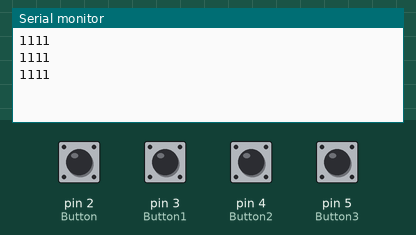
A sketch run on a simulated Arduino Uno, built with avr-gcc and run on an emulated ATmega328P. On the bench: the last lines printed to the serial monitor. The inputs (shaded band) are chosen by the test bench; at power-on: pin 2 (Button), pin 3 (Button1), pin 4 (Button2), pin 5 (Button3) LOW.

Above: at 1.8 s.
1.9 s: pin 2 (Button) pulled HIGH for 0.6 s
At 2.9 s:
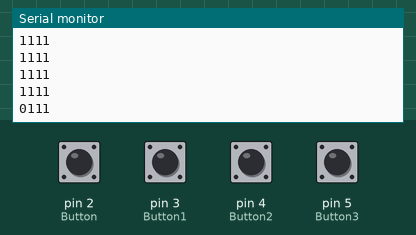
4.0 s: pin 3 (Button1) pulled HIGH for 0.6 s
At 4.9 s:
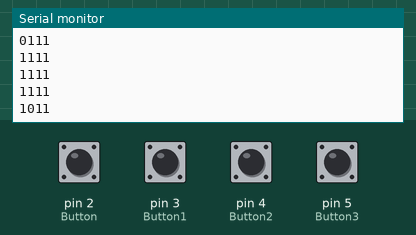
6.1 s: pin 4 (Button2) pulled HIGH for 0.6 s
At 7.4 s:
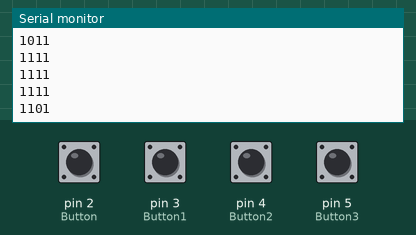
8.2 s: pin 5 (Button3) pulled HIGH for 0.6 s
At 9.4 s:
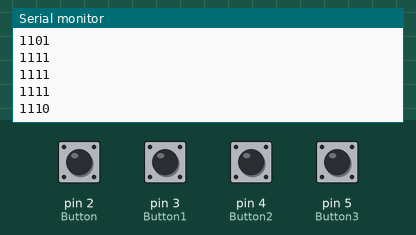
Timing chart, 0 to 11.2 s (numbered marks = the images above; inputs shaded):
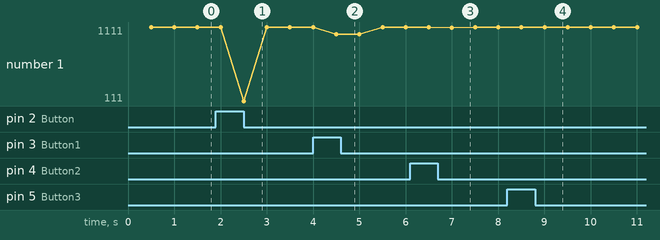

Measured:
- after the input at 1.9 s, the serial monitor: prints a new line after 0.60 s (image 1)
- after the input at 4.0 s, the serial monitor: prints a new line after 0.50 s (image 2)
- after the input at 6.1 s, the serial monitor: prints a new line after 0.90 s (image 3)
- after the input at 8.2 s, the serial monitor: prints a new line after 0.81 s (image 4)

The sketch:

arduino1.ino
```cpp
int ButtonValue1 = 0;
int ButtonValue2 = 0;
int ButtonValue3 = 0;
int ButtonValue4 = 0;

int Button = 2;
int Button1 = 3;
int Button2 = 4;
int Button3 = 5;
void setup() {
  // put your setup code here, to run once:
  pinMode(Button, INPUT);
  pinMode(Button1, INPUT);
  pinMode(Button2, INPUT);
  pinMode(Button3, INPUT);


  Serial.begin(9600);
}

void loop() {
  // put your main code here, to run repeatedly:
  ButtonValue1 = digitalRead(Button);
  ButtonValue2 = digitalRead(Button1);
  ButtonValue3 = digitalRead(Button2);
  ButtonValue4 = digitalRead(Button3);

  String output = "";

    delay(500);

    //Button 0
  if(ButtonValue1 != 0){
  //if button is pressed then turn the led on
    output += 0;

  }
  else{
    //else the button is not pressed, turn it of
    output += 1;
  }

  //Button 1
  if(ButtonValue2 != 0){
  //if button is pressed then turn the led on
    output += 0;

  }
  else{

    //else the button is not pressed, turn it of
    output += 1;

  }
    //Button 2
  if(ButtonValue3 != 0){
  //if button is pressed then turn the led on
    output += 0;

  }
  else{

    //else the button is not pressed, turn it of
    output += 1;
  }


  //Button 3
  if(ButtonValue4 != 0){
  //if button is pressed then turn the led on
    output += 0;

  }
  else{
    //else the button is not pressed, turn it of
    output += 1;
  }

  Serial.print(output + "\r\n");
}
```
